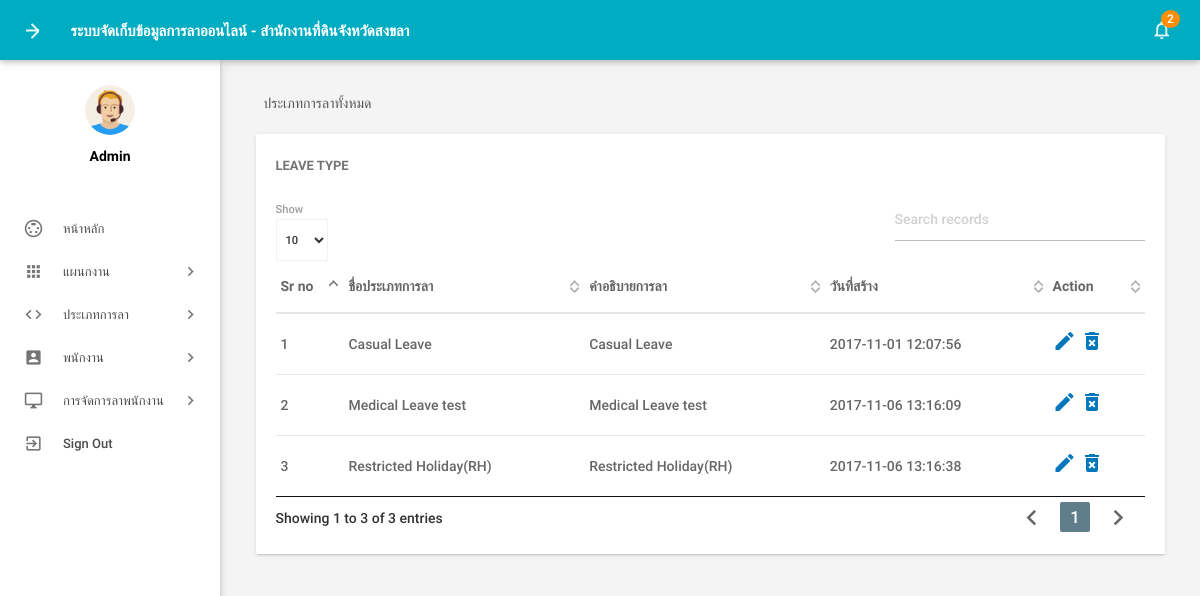
The page /admin/manageleavetype.php (signed in) on the database as committed earlier.
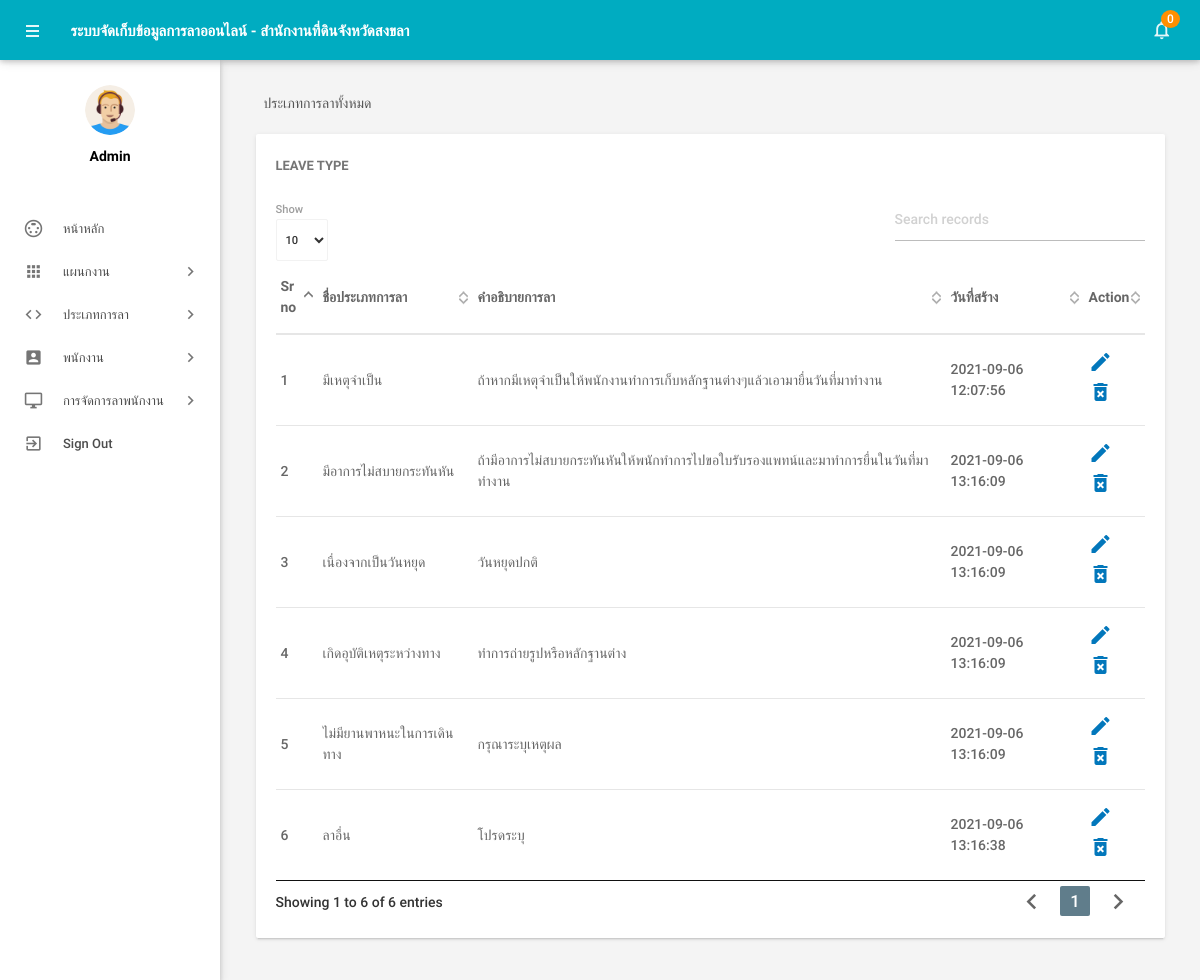
The same page on the database as committed later.
### tables this page shows
CREATE TABLE IF NOT EXISTS tblleavetype(
  `id` int(11) NOT NULL,
  `LeaveType` varchar(200) DEFAULT NULL,
  `Description` mediumtext,
  `CreationDate` timestamp NOT NULL DEFAULT CURRENT_TIMESTAMP
)CHARACTER SET utf8;

### admin/manageleavetype.php (the view, shortened to what this page needs)
<?php
include('includes/config.php');
if(strlen($_SESSION['alogin'])==0)
    {
header('location:index.php');
}
else{
 ?>
<!DOCTYPE html>
<html lang="en">
    <head>
        <link type="text/css" rel="stylesheet" href="../assets/plugins/materialize/css/materialize.min.css"/>
        <link href="../assets/plugins/material-preloader/css/materialPreloader.min.css" rel="stylesheet">
        <link href="../assets/plugins/datatables/css/jquery.dataTables.min.css" rel="stylesheet">
        <link href="../assets/css/alpha.min.css" rel="stylesheet" type="text/css"/>
        <link href="../assets/css/custom.css" rel="stylesheet" type="text/css"/>
    </head>
    <body>
       <?php include('includes/header.php');?>
       <?php include('includes/sidebar.php');?>
            <main class="mn-inner">
                <div class="row">
                    <div class="col s12">
                        <div class="page-title">ประเภทการลาทั้งหมด</div>
                    </div>
                    <div class="col s12 m12 l12">
                        <div class="card">
                            <div class="card-content">
                                <span class="card-title">Leave Type</span>
                                <table id="example" class="display responsive-table ">
                                    <thead>
                                        <tr>
                                            <th>Sr no</th>
                                            <th>ชื่อประเภทการลา</th>
                                            <th>คำอธิบายการลา</th>
                                            <th>วันที่สร้าง</th>
                                            <th>Action</th>
                                        </tr>
                                    </thead>
                                    <tbody>
<?php $sql = "SELECT * from tblleavetype";
$query = $dbh -> prepare($sql);
$query->execute();
$results=$query->fetchAll(PDO::FETCH_OBJ);
$cnt=1;
if($query->rowCount() > 0)
{
foreach($results as $result)
{               ?>
                                        <tr>
                                            <td> <?php echo htmlentities($cnt);?></td>
                                            <td><?php echo htmlentities($result->LeaveType);?></td>
                                            <td><?php echo htmlentities($result->Description);?></td>
                                            <td><?php echo htmlentities($result->CreationDate);?></td>
                                            <td><a href="editleavetype.php?lid=<?php echo htmlentities($result->id);?>"><i class="material-icons">mode_edit</i></a>
                                            <a href="manageleavetype.php?del=<?php echo htmlentities($result->id);?>" onclick="return confirm('Do you want to delete');"> <i class="material-icons">delete_forever</i></a> </td>
                                        </tr>
                                         <?php $cnt++;} }?>
                                    </tbody>
                                </table>
                            </div>
                        </div>
                    </div>
                </div>
            </main>
        </div>
        <div class="left-sidebar-hover"></div>
    </body>
</html>
<?php } ?>

### admin/includes/header.php (shortened to what this page needs)
        <div class="mn-content fixed-sidebar">
            <header class="mn-header navbar-fixed">
                <nav class="cyan darken-1">
                    <div class="nav-wrapper row">
                        <section class="material-design-hamburger navigation-toggle">
                            <a href="#" data-activates="slide-out" class="button-collapse show-on-large material-design-hamburger__icon">
                                <span class="material-design-hamburger__layer"></span>
                            </a>
                        </section>
                        <div class="header-title col s5">
                            <span class="chapter-title">ระบบจัดเก็บข้อมูลการลาออนไลน์ - สำนักงานที่ดินจังหวัดสงขลา</span>
                        </div>
                        <ul class="right col s9 m3 nav-right-menu">
                            <li class="hide-on-small-and-down"><a href="javascript:void(0)" data-activates="dropdown1" class="dropdown-button dropdown-right show-on-large"><i class="material-icons">notifications_none</i>
<?php
$isread=0;
$sql = "SELECT id from tblleaves where IsRead=:isread";
$query = $dbh -> prepare($sql);
$query->bindParam(':isread',$isread,PDO::PARAM_STR);
$query->execute();
$unreadcount=$query->rowCount();?>
                                <span class="badge"><?php echo htmlentities($unreadcount);?></span></a></li>
                        </ul>
                    </div>
                </nav>
            </header>

Rows that differ between the two databases and show on the page:
removed tblleavetype: LeaveType "Casual Leave", Description "Casual Leave", CreationDate "2017-11-01 12:07:56"
removed tblleavetype: LeaveType "Medical Leave test", Description "Medical Leave test", CreationDate "2017-11-06 13:16:09"
removed tblleavetype: LeaveType "Restricted Holiday(RH)", Description "Restricted Holiday(RH)", CreationDate "2017-11-06 13:16:38"
added tblleavetype: LeaveType "มีเหตุจำเป็น", Description "ถ้าหากมีเหตุจำเป็นให้พนักงานทำการเก็บหลักฐานต่างๆแล้วเอามายื่นวันที่มาทำงาน", CreationDate "2021-09-06 12:07:56"
added tblleavetype: LeaveType "มีอาการไม่สบายกระทันหัน", Description "ถ้ามีอาการไม่สบายกระทันหันให้พนักทำการไปขอใบรับรองแพทน์และมาทำการยื่นในวันที่มาทำงาน", CreationDate "2021-09-06 13:16:09"
added tblleavetype: LeaveType "เนื่องจากเป็นวันหยุด", Description "วันหยุดปกติ", CreationDate "2021-09-06 13:16:09"
added tblleavetype: LeaveType "เกิดอุบัติเหตุระหว่างทาง", Description "ทำการถ่ายรูปหรือหลักฐานต่าง", CreationDate "2021-09-06 13:16:09"
added tblleavetype: LeaveType "ไม่มียานพาหนะในการเดินทาง", Description "กรุณาระบุเหตุผล", CreationDate "2021-09-06 13:16:09"
added tblleavetype: LeaveType "ลาอื่น", Description "โปรดระบุ", CreationDate "2021-09-06 13:16:38"
Other text that changed with them:
$unreadcount: "2" → "0"
text written by a page script: "Show Showing 1 to 3 of 3 entries 1" → "Show Showing 1 to 6 of 6 entries 1"
